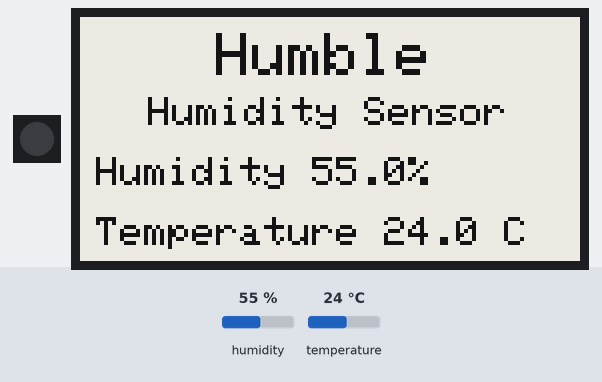
The program below on a simulated CircuitPython board. Parts: 1 RGB LEDs in strip order, left to right, 250×122 one-colour display. The inputs (shaded band) are chosen by the test bench; at power-on: humidity 55 %, temperature 24 °C.

Above: at 3.1 s.

The program:

code.py
```python
import time
import alarm
import board
import busio
import digitalio
import neopixel_write
import adafruit_htu31d
from adafruit_epd.epd import Adafruit_EPD
from adafruit_epd.ssd1680 import Adafruit_SSD1680  # pylint: disable=unused-import


NUMBER_OF_SAMPLES = 300


def disable_led(led_pin):
    pin = digitalio.DigitalInOut(led_pin)
    pin.direction = digitalio.Direction.OUTPUT
    pixel_off = bytearray([0, 0, 0])
    neopixel_write.neopixel_write(pin, pixel_off)


def median(numbers):
    numbers.sort()
    return numbers[len(numbers) // 2]


def zero_values(values):
    return [None for i in range(len(values))]


def initialize_display():
    spi = busio.SPI(board.SCK, MOSI=board.MOSI, MISO=board.MISO)
    ecs = digitalio.DigitalInOut(board.D9)
    dc = digitalio.DigitalInOut(board.D10)
    srcs = digitalio.DigitalInOut(board.D6)  # can be None to use internal memory
    rst = None  # digitalio.DigitalInOut(board.D8)  # can be None to not use this pin
    busy = None  # digitalio.DigitalInOut(board.D7)  # can be None to not use this pin

    display = Adafruit_SSD1680(
        122,
        250,  # 2.13" HD mono display
        spi,
        cs_pin=ecs,
        dc_pin=dc,
        sramcs_pin=srcs,
        rst_pin=rst,
        busy_pin=busy,
    )
    display.rotation = 1
    return display


def update_display(display, relative_humidity, temperature):
    display.fill(Adafruit_EPD.WHITE)
    display.pixel(10, 100, Adafruit_EPD.BLACK)
    display.text("Humble", 68, 8, Adafruit_EPD.BLACK, size=3)
    display.text("Humidity Sensor", 34, 40, Adafruit_EPD.BLACK, size=2)
    display.text(
        "Humidity {:.1f}%".format(relative_humidity), 8, 70, Adafruit_EPD.BLACK, size=2
    )
    display.text(
        "Temperature {:.1f} C".format(temperature), 8, 100, Adafruit_EPD.BLACK, size=2
    )
    display.display()


def reset_sleep_memory(
    relative_humidity_index,
    relative_humidity_values,
    temperature_index,
    temperature_values,
):
    return (
        0,
        zero_values(relative_humidity_values),
        0,
        zero_values(temperature_values),
    )


disable_led(board.NEOPIXEL)

# Temporary workaround for light sleep.
memory = [None for i in range(602)]

relative_humidity_values = memory[1:301]  # alarm.sleep_memory[1:301]
temperature_values = memory[302:602]  # alarm.sleep_memory[302:602]

relative_humidity_index = memory[0]  # alarm.sleep_memory[0]
temperature_index = memory[301]  # alarm.sleep_memory[301]

# Zero the memory if we haven't slept yet.
# if not alarm.wake_alarm:
(
    memory[0],
    relative_humidity_values,
    memory[301],
    temperature_values,
) = reset_sleep_memory(
    memory[0], relative_humidity_values, memory[301], temperature_values
)

display = initialize_display()
i2c = board.I2C()
htu = adafruit_htu31d.HTU31D(i2c)

# Temporary workaround for light sleep.
first_run = True
while True:
    (
        temperature_values[memory[301]],
        relative_humidity_values[memory[0]],
    ) = htu.measurements

    # Display initial measurements so that we don't have to wait for a full collection of samples before getting a reading.
    if first_run:
        # if not alarm.wake_alarm:
        update_display(
            display,
            relative_humidity_values[memory[0]],
            temperature_values[memory[301]],
        )
        first_run = False

    # Update the indices.
    # alarm.sleep_memory[0] = relative_humidity_index + 1
    # alarm.sleep_memory[301] = temperature_index + 1
    memory[0] += 1
    memory[301] += 1

    # Update the display if finished taking samples.
    if memory[0] >= NUMBER_OF_SAMPLES:
        median_relative_humidity = median(relative_humidity_values)
        median_temperature = median(temperature_values)

        print("Temperature: %0.1f C" % median_temperature)
        print("Humidity: %0.1f %%" % median_relative_humidity)
        print("")

        update_display(display, median_relative_humidity, median_temperature)
        (
            memory[0],
            relative_humidity_values,
            memory[301],
            temperature_values,
        ) = reset_sleep_memory(
            memory[0], relative_humidity_values, memory[301], temperature_values
        )

    # todo Deep sleep for 1 second.
    al = alarm.time.TimeAlarm(monotonic_time=time.monotonic() + 1)
    alarm.light_sleep_until_alarms(al)
```
